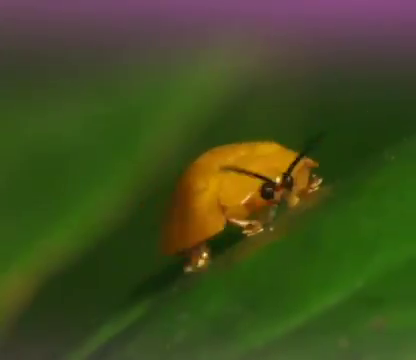
#> input picture frame 35 of Optical_Flow/videos/bugs.mp4, 416 x 360 px
$ jupyter execute dense.ipynb
#> lines starting #> are read from the running program, lines starting #| are printed output that depends on the picture; after the words box and inside, x2 and y2 are one past the last pixel; in counts of white or black regions, pixels touching at a corner belong together
[cell 1]
import cv2 as cv
import numpy as np

[cell 2]
video_path = r"videos/bugs.mp4"
cap = cv.VideoCapture(video_path)

while cap.isOpened():
    ret, frame = cap.read()
#> frame is the input picture: shape (360, 416, 3); mean B, G, R 30.9, 76, 64.7

    # if frame is read correctly ret is True
    if not ret:
        print("Can't receive frame (stream end?). Exiting ...")
        break
    gray = cv.cvtColor(frame, cv.COLOR_BGR2GRAY)
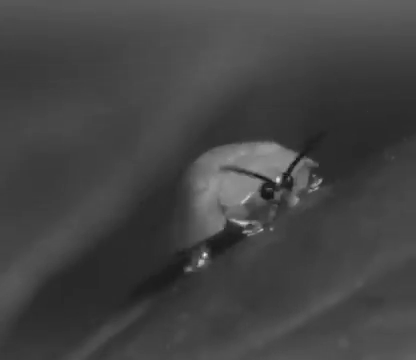
#> gray: shape (360, 416); min 21, max 233, mean 67.4

    cv.imshow('frame',frame)
    if cv.waitKey(1) == ord('q'):
#> (key q is pressed here)
        break

cap.release()
cv.destroyAllWindows()

[cell 3]
video_path = r"videos/bugs.mp4"
cap = cv.VideoCapture(video_path)
ret, first_frame = cap.read()
# Converts frame to grayscale because we only need the luminance channel for detecting edges - less computationally expensive
prev_gray = cv.cvtColor(first_frame, cv.COLOR_BGR2GRAY)

# Create a mask image for drawing purposes
mask = np.zeros_like(first_frame)
# Sets image saturation to maximum
mask[..., 1] = 255

while(cap.isOpened()):
  ret, frame = cap.read()
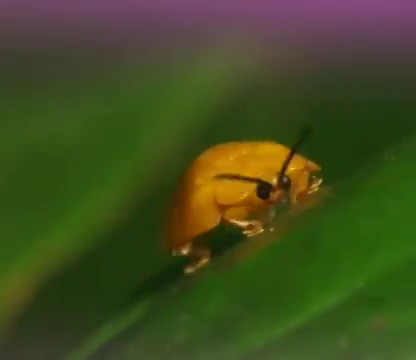
#> input picture frame 36 of Optical_Flow/videos/bugs.mp4, 416 x 360 px
#> frame is the input picture: shape (360, 416, 3); mean B, G, R 31, 75.8, 64.4
  if not ret:
    print('No frames grabbed!')
    break

  cv.imshow('original frame',frame)
  gray = cv.cvtColor(frame, cv.COLOR_BGR2GRAY)
  # Calculates dense optical flow by Farneback method
  flow = cv.calcOpticalFlowFarneback(prev_gray, gray, None, 0.5, 3, 15, 3, 5, 1.2, 0)
  # Computes the magnitude and angle of the 2D vectors
  magnitude, angle = cv.cartToPolar(flow[..., 0], flow[..., 1])
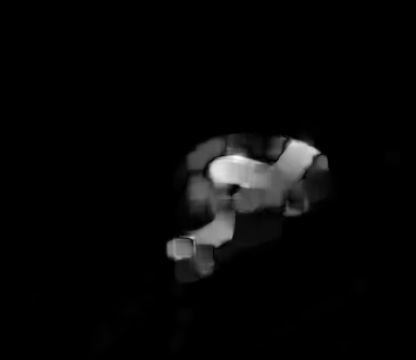
#> magnitude: shape (360, 416) float32; min 0, max 11.63, mean 0.346; drawn with min black and max white
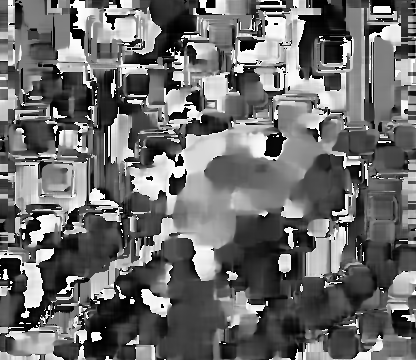
#> angle: shape (360, 416) float32; min 5.16e-08, max 6.28, mean 2.68; drawn with min black and max white
  # Sets image hue according to the optical flow direction
  mask[..., 0] = angle * 180 / np.pi / 2
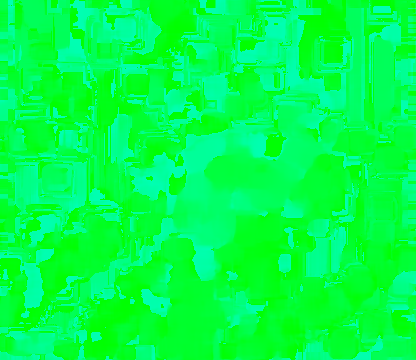
#> mask: shape (360, 416, 3); mean of channels 0, 1, 2 76.1, 255, 0; drawn as B, G, R
  # Sets image value according to the optical flow magnitude (normalized)
  mask[..., 2] = cv.normalize(magnitude, None, 0, 255, cv.NORM_MINMAX)
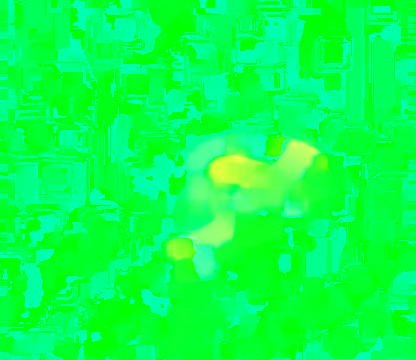
#> mask: shape (360, 416, 3); 15.25% of pixels changed, all inside (x1, y1, x2, y2) = (30, 119, 401, 355); drawn as B, G, R
  # Converts HSV to RGB (BGR) color representation
  rgb = cv.cvtColor(mask, cv.COLOR_HSV2BGR)
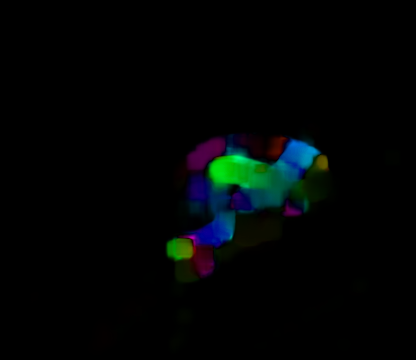
#> rgb: shape (360, 416, 3); mean B, G, R 4.5, 4.7, 1.5
  # Opens a new window and displays the output frame
  cv.imshow('dense optical flow', rgb)
  # Updates previous frame
  prev_gray = gray

  k = cv.waitKey(30) & 0xff
#> (key q is pressed here)
  if k == 27:
    break
  elif k == ord('s'):
    cv.imwrite('opticalfb.png', frame)
    cv.imwrite('opticalrgb.png', rgb)


# Frees up resources and closes all windows
cap.release()
cv.destroyAllWindows()

$ run again, starting later in the video
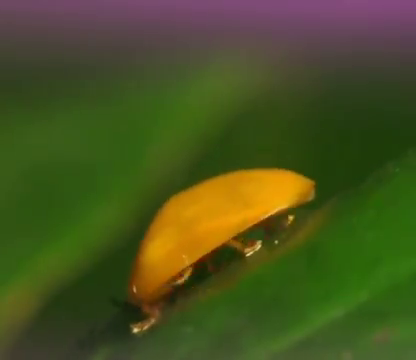
#> input picture frame 158 of Optical_Flow/videos/bugs.mp4, 416 x 360 px
#> frame is the input picture: shape (360, 416, 3); mean B, G, R 31.4, 82.1, 72
#> `mask[..., 2] = cv.normalize(magnitude, None, 0, 255, cv.NORM_MINMAX)`:
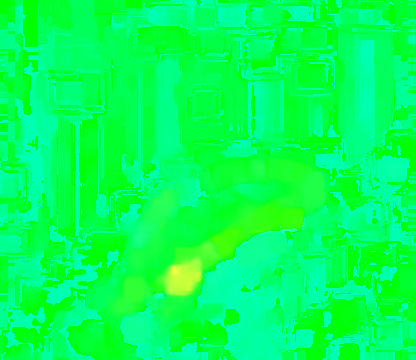
#> mask: shape (360, 416, 3); mean of channels 0, 1, 2 88.1, 255, 4; drawn as B, G, R
#> `rgb = cv.cvtColor(mask, cv.COLOR_HSV2BGR)`:
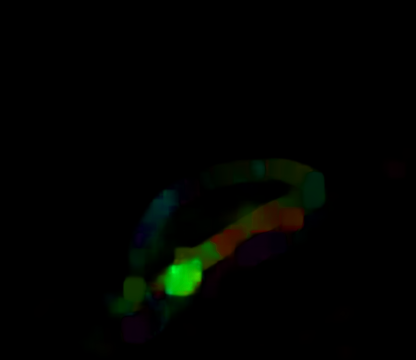
#> rgb: shape (360, 416, 3); mean B, G, R 0.6, 3.3, 1.4

$ run again, starting later in the video
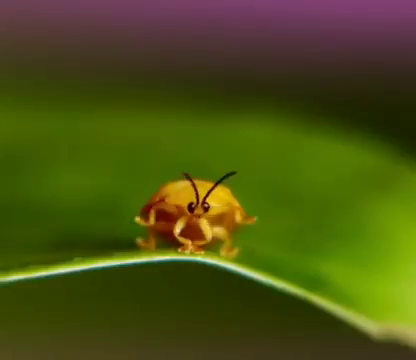
#> input picture frame 282 of Optical_Flow/videos/bugs.mp4, 416 x 360 px
#> frame is the input picture: shape (360, 416, 3); mean B, G, R 18.9, 81.6, 74.7
#> `mask[..., 2] = cv.normalize(magnitude, None, 0, 255, cv.NORM_MINMAX)`:
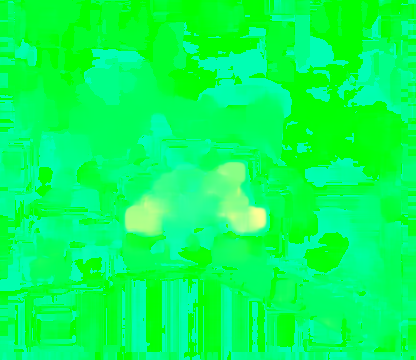
#> mask: shape (360, 416, 3); mean of channels 0, 1, 2 87.2, 255, 4.9; drawn as B, G, R
#> `rgb = cv.cvtColor(mask, cv.COLOR_HSV2BGR)`:
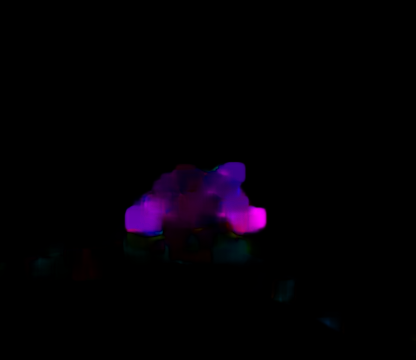
#> rgb: shape (360, 416, 3); mean B, G, R 4.7, 0.2, 3.3
